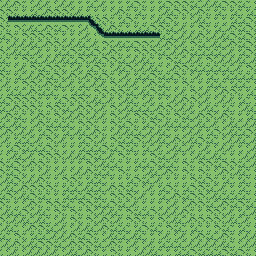

This is a level from a 2D game, rendered from its Tiled map with the project's own tilesets. A one-line summary and the complete map file follow:
An orthogonal 32x32 tile map with 8x8 px tiles, 1 tile layer (Tile Layer 1).

<map version="1.4" tiledversion="1.4.3" orientation="orthogonal" renderorder="right-down" width="32" height="32" tilewidth="8" tileheight="8" infinite="0" nextlayerid="2" nextobjectid="1">
 <tileset firstgid="1" source="gameboy_outdoor_assets_v1.2.tsx" />
 <layer id="1" name="Tile Layer 1" width="32" height="32">
  <data encoding="csv">
441,441,472,442,441,441,442,441,441,442,442,471,441,442,442,442,471,472,442,442,471,472,472,472,471,441,441,471,472,472,471,442,
472,472,442,442,471,441,472,472,472,441,442,442,442,442,441,472,442,471,442,442,441,471,472,472,441,472,442,471,442,471,442,471,
472,696,696,696,696,696,696,696,696,696,696,665,472,472,442,471,472,442,442,441,471,472,442,442,441,471,442,442,442,471,471,472,
472,442,472,441,471,441,472,471,472,442,441,695,665,441,472,442,442,471,471,472,472,471,441,442,442,472,442,471,441,472,471,472,
471,472,442,472,472,472,472,442,442,442,441,442,695,696,696,696,696,696,696,696,471,471,441,441,441,472,441,441,471,472,471,472,
442,441,441,441,471,441,472,472,441,441,471,441,442,472,441,471,471,472,472,441,441,472,441,442,472,471,441,471,441,472,471,472,
472,441,471,471,441,442,442,471,471,472,471,471,472,441,472,442,442,472,472,472,471,441,441,472,471,471,471,471,441,442,471,472,
471,442,442,472,471,441,441,441,471,471,472,441,471,472,472,471,441,441,471,442,442,472,471,441,441,442,472,441,441,441,471,441,
471,442,441,442,472,471,472,472,442,441,442,471,472,442,441,471,472,441,441,471,442,441,472,472,471,471,471,471,471,441,442,472,
472,442,471,441,441,472,471,472,441,472,441,472,471,472,442,441,442,471,471,472,471,471,472,442,441,442,471,442,471,471,471,471,
441,442,442,472,472,441,472,471,441,442,471,441,441,442,472,441,441,442,441,472,471,442,442,472,442,442,471,471,442,471,471,442,
442,471,471,441,472,471,471,442,442,471,471,442,472,472,472,472,471,441,471,472,471,442,441,442,472,441,442,441,472,472,442,471,
471,472,472,472,472,442,442,471,472,472,472,441,471,441,442,441,471,442,441,442,442,441,441,472,472,441,442,441,441,442,471,442,
471,441,472,472,472,442,472,472,471,441,472,472,441,442,472,441,471,471,471,441,472,472,441,441,442,441,471,442,471,442,441,471,
441,472,471,442,441,472,442,472,441,441,472,441,441,442,472,441,442,472,472,471,472,442,472,471,441,472,472,441,472,442,442,471,
471,441,471,442,441,472,471,471,471,442,472,472,442,442,472,471,472,442,471,472,441,471,471,471,441,471,441,442,441,471,441,441,
441,472,441,441,442,471,472,442,471,441,471,441,472,442,441,441,471,471,441,441,471,442,442,441,441,442,471,472,441,471,471,472,
441,442,471,471,441,442,472,441,442,442,471,472,441,442,472,471,471,472,441,441,471,441,472,441,471,472,471,442,441,441,471,441,
442,471,472,471,471,471,472,442,442,442,471,471,471,472,471,472,471,442,471,441,442,441,471,441,442,441,442,441,441,442,442,441,
442,441,471,441,442,472,472,472,441,441,471,472,471,441,442,472,442,442,442,472,471,441,442,442,441,471,441,471,442,442,441,441,
472,471,472,441,472,472,442,442,442,442,442,472,441,471,471,442,442,471,471,472,471,471,442,472,442,472,472,471,472,472,471,441,
472,471,472,442,442,441,442,441,442,441,441,472,471,471,442,472,442,442,441,471,441,472,442,472,442,472,442,441,472,441,471,442,
441,471,472,441,441,472,442,442,472,472,442,471,471,442,442,442,471,472,471,441,442,442,442,442,472,471,472,442,471,442,471,442,
441,471,441,472,472,472,472,442,471,471,441,471,471,441,472,472,471,442,441,442,471,472,442,471,472,472,471,441,442,442,471,442,
471,472,441,471,472,471,442,442,471,471,471,472,471,442,472,472,472,441,442,442,471,441,472,471,472,472,441,471,471,471,471,442,
472,442,442,441,472,442,472,472,471,442,472,472,471,471,472,471,441,442,442,442,442,441,442,441,472,472,471,441,472,471,472,471,
441,471,471,472,441,471,442,472,442,472,442,472,441,441,471,442,472,471,471,472,441,441,441,472,442,442,472,472,441,442,471,441,
472,441,441,471,441,471,442,441,442,472,442,472,441,472,441,442,472,472,442,442,472,441,471,441,472,472,472,472,441,471,441,442,
441,471,442,441,472,472,471,441,442,441,441,471,441,472,471,471,442,471,472,471,442,472,471,442,471,442,442,472,471,442,471,442,
471,442,472,442,471,471,441,441,441,472,471,472,442,441,471,471,441,471,442,442,441,442,441,442,441,472,471,441,472,442,441,441,
441,441,472,441,471,472,472,471,441,472,472,472,471,441,472,442,441,442,441,442,471,471,471,441,441,441,441,441,471,442,441,441,
442,441,442,441,441,441,441,442,441,471,441,472,442,442,472,442,442,441,441,471,442,442,471,471,472,471,471,471,472,471,472,442
</data>
 </layer>
</map>
